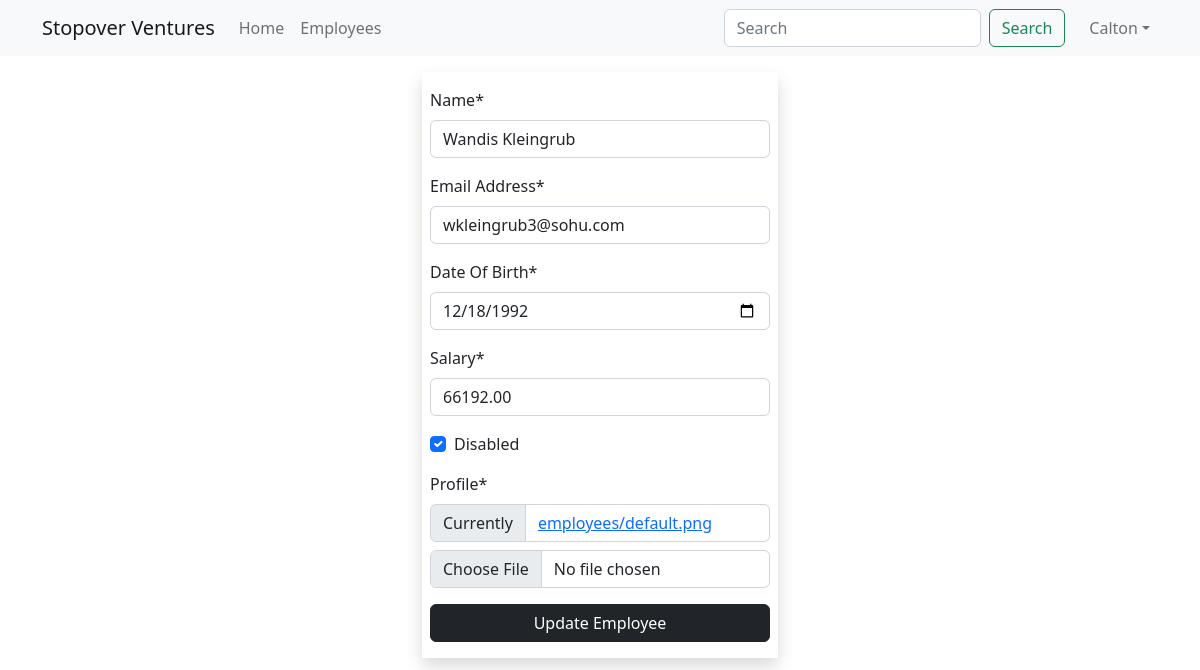
/employees/update/4 (signed in), run on the app's committed database.
### main_app/models.py (models this page shows, shortened)
class Employee(models.Model):
    name = models.CharField(max_length=40)
    email = models.EmailField(unique=True)
    dob = models.DateField(null=True)
    salary = models.DecimalField(max_digits=7, decimal_places=2)
    disabled = models.BooleanField(default=False)
    profile = models.ImageField(upload_to=unique_img_name, null=True, default="employees/default.png")
    created_at = models.DateTimeField(auto_now_add=True, null=True)  # added once during creation
    updated_at = models.DateTimeField(auto_now=True, null=True)  # updates every time update happens

### main_app/views.py (the view)
# urls.py: path('employees/update/<int:emp_id>', views.employee_update, name="update"),
@login_required
@permission_required('main_app.change_employee')
def employee_update(request, emp_id):
    employee = get_object_or_404(Employee, pk=emp_id)  # SELECT * FROM employees where id=?
    if request.method == "POST":
        form = EmployeeForm(request.POST, request.FILES, instance=employee)
        if form.is_valid():
            form.save()
            messages.success(request, "Update Successful")
            return redirect('details', emp_id)
    else:
        form = EmployeeForm(instance=employee)
    return render(request, "update.html", {"form": form})

### main_app/app_forms.py
class EmployeeForm(forms.ModelForm):
    class Meta:
        model = Employee
        fields = "__all__"
        widgets = {
            "dob": forms.DateInput(attrs={"type": "date", "min": "1990-01-01", "max": "2005-12-31"}),
            "salary": forms.NumberInput(attrs={"max": 75000, "min": 7000})
        }
        labels = {
            "dob": "Date Of Birth",
            "email": "Email Address"
        }

### templates/update.html (shortened to what this page needs)
{% extends 'base_template.html' %}
{% load crispy_forms_filters %}
{% block content %}
	{% include 'navbar.html' %}
	<div class="container">
	<div class="row justify-content-center">
		<div class="col-sm-4">
			<form action="{{ request.path }}" method="post" enctype="multipart/form-data" class="shadow py-3 px-2 mt-3">
				{{ form | crispy }}
				<button class="btn btn-dark w-100">Update Employee</button>
			</form>
		</div>
	</div>
</div>
{% endblock %}

### templates/navbar.html (shortened to what this page needs)
<nav class="navbar sticky-top navbar-expand-lg bg-light">
  <div class="container">
    <a class="navbar-brand" href="{% url 'home' %}">Stopover Ventures</a>
    <div class="collapse navbar-collapse" id="navbarTogglerDemo02">
      <ul class="navbar-nav me-auto mb-2 mb-lg-0">
        <li class="nav-item">
          <a class="nav-link {% if "/" == request.path %} active {% endif %} " aria-current="page" href="{% url 'home' %}">Home</a>
        </li>
        <li class="nav-item">
          <a class="nav-link {% if "/employees" == request.path %} active {% endif %} " href="{% url 'all' %}">Employees</a>
        </li>
      </ul>
      <form class="d-flex" role="search" method="get" action="{% url 'search' %}">
        <input class="form-control me-2" name="search_word" type="search" placeholder="Search" aria-label="Search">
        <button class="btn btn-outline-success" type="submit">Search</button>
      </form>
	<ul class="navbar-nav ms-3 mb-2 mb-lg-0">
		<li class="nav-item dropdown">
  <a class="nav-link dropdown-toggle" href="#" role="button" data-bs-toggle="dropdown">{{ user.first_name }}</a>
</li>
	</ul>
    </div>
  </div>
</nav>

### data on the page
Employee: name "Wandis Kleingrub", email "wkleingrub3@sohu.com", dob "12/18/1992", salary "66192.00", disabled "☑"

### other printed values
{{ user.first_name }} "Calton"
